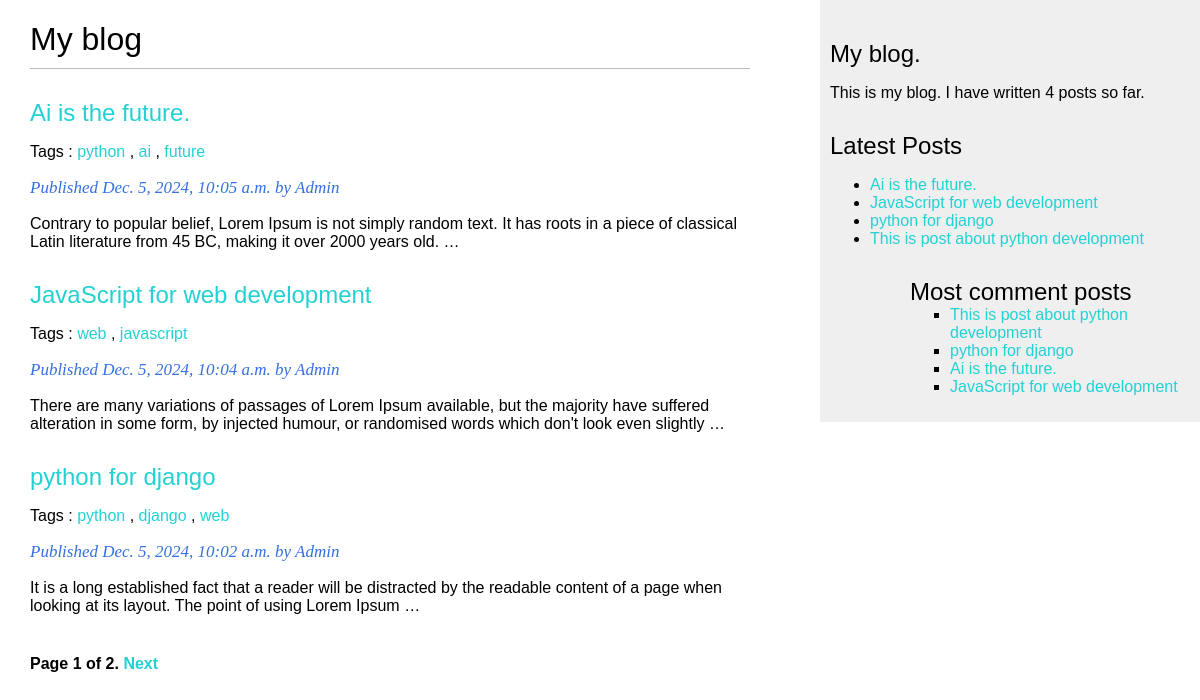
Screenshot of /blog/ with the database file from the repository.
### blog/models.py (models this page shows, shortened)
class Post(models.Model):
    class Status(models.TextChoices):
        DRAFT = 'DF' ,'Draft'
        PUBLISHED = 'PB' , 'Published'
    title = models.CharField(max_length=250)
    slug = models.SlugField(
                            max_length=250,
                            unique_for_date='publish'
                            )
    author = models.ForeignKey(
        settings.AUTH_USER_MODEL,
        on_delete=models.CASCADE,
        related_name='blog_posts'
    )
    body = models.TextField()
    publish = models.DateTimeField(default=timezone.now)
    created = models.DateTimeField(auto_now_add=True)
    updated = models.DateTimeField(auto_now=True)
    status = models.CharField(
        max_length=2,
        choices=Status,
        default=Status.DRAFT
    )
    objects = models.Manager()
    published = PublishManager()
    tags = TaggableManager()
    class Meta:
        ordering = ['-publish']
        indexes = models.Index(fields=['-publish']),
    def get_absolute_url(self):
        return reverse('blog:post_detail',
                       args=[self.publish.year,
                             self.publish.month,
                             self.publish.day,
                             self.slug])

### blog/views.py (the view)
# urls.py: path('',views.post_list,name='post_list'),
def post_list(request,tag_slug=None):
    post_list = Post.objects.all()
    tag = None
    if tag_slug:
        tag = get_object_or_404(Tag,slug=tag_slug)
        post_list =post_list.filter(tags__in=[tag])
    paginator = Paginator(post_list,3)
    page_number = request.GET.get('page',1)
    try:
        posts = paginator.page(page_number)
    except EmptyPage:
        posts = paginator.page(paginator.num_pages)
    except PageNotAnInteger:
        posts = paginator.page(1)
    return render(request,
                  'blog/post/list.html',{
                      'posts':posts,
                      'tag': tag
                  })

### blog/models.py (called while the page is built)
    def get_queryset(self):
        return (super().get_queryset().filter(status=Post.Status.PUBLISHED))

### blog/templatetags/blog_tags.py (called while the page is built)
@register.simple_tag
def total_tags():
    return Post.published.count()

@register.inclusion_tag("blog/post/latest_post.html")
def show_latest_posts(count=5):
    latest_posts = Post.published.order_by('-publish')[:5]
    return {
        'latest_posts': latest_posts
    }

@register.simple_tag
def get_comment_posts(count=5):
    return Post.published.annotate(
        total_comments = Count('comments')
    ).order_by('-total_comments')[:5]

### blog/templates/blog/post/list.html (shortened to what this page needs)
{% extends "blog/base.html" %}
{% block content %}
   <h1>My blog</h1>
   {% for post in posts %}
      <h2>
        <a href="{{post.get_absolute_url}}">{{post.title}}</a>
      </h2>
      <p class="tags">
        Tags :
        {% for tag in post.tags.all  %}
            <a href="{% url 'blog:post_list_by_tag' tag.slug %}">{{tag.name}}</a>
            {% if not forloop.last %},{% endif %}
        {% endfor %}
      </p>
      <p class="date">
        Published {{post.publish}} by {{post.author}}
      </p>
      {{post.body | truncatewords:30 | linebreaks}}
   {% endfor %}
  {% include "pagination.html" with page=posts%}
{% endblock content %}

### blog/templates/blog/base.html (shortened to what this page needs)
{% load static %}
{% load blog_tags %}
<!DOCTYPE html>
<html>
    <head>
        <link href="{% static 'css/blog.css' %}" rel="stylesheet">
    </head>
    <body>
        <div id="content">
            {% block content %}
            {% endblock content %}
        </div>
        <div id="sidebar">
            <h2>My blog.</h2>
            <p>This is my blog.
              I have written {% total_tags %} posts so far.
            </p>
            <h2>Latest Posts</h2>
            {% show_latest_posts 3 %}
            <h2>Most comment posts</h2>
            {% get_comment_posts as most_comment_post %}
            <ul>
                {% for post in most_comment_post %}
                  <li>
                    <a href="{{post.get_absolute_url}}">{{post.title}}</a>
                  </li>
                {% endfor %}
            </ul>
        </div>
    </body>
</html>

### blog/templates/blog/post/latest_post.html
<ul>
    {% for post in latest_posts %}
      <li>
         <a href="{{post.get_absolute_url}}">{{post.title}}</a>
      </li>
    {% endfor %}
<ul>

### blog/static/css/blog.css (style rules this page uses)
body { margin: 0; padding: 0; font-family: Helvetica, sans-serif; }
a { color: rgb(35, 209 ,211); text-decoration: none; }
h1 { font-weight: normal; border-bottom: 1px solid #bbb; padding: 0 0 10px 0; }
h2 { font-weight: normal; margin: 30px 0 0; }
#content { float: left; width: 60%; padding: 0 0 0 30px; }
#sidebar { float: right; width: 30%; padding: 10px; background: #efefef; height: 100%; }
p.date { color: #3470e0; font-family: Georgia, serif; font-size: 17px; font-style: italic; }

### rows the page displays
Post: title "Ai is the future.", publish "Dec. 5, 2024, 10:05 a.m.", author "Admin", body "Contrary to popular belief, Lorem Ipsum is not simply random text. It has roots in a piece of classical Latin literature from 45 BC, making it over 2000 years old. …"
Tag: name "python"
Tag: name "ai"
Tag: name "future"
Post: title "JavaScript for web development", publish "Dec. 5, 2024, 10:04 a.m.", author "Admin", body "There are many variations of passages of Lorem Ipsum available, but the majority have suffered alteration in some form, by injected humour, or randomised words which don't look even slightly …"
Tag: name "web"
Tag: name "javascript"
Post: title "python for django", publish "Dec. 5, 2024, 10:02 a.m.", author "Admin", body "It is a long established fact that a reader will be distracted by the readable content of a page when looking at its layout. The point of using Lorem Ipsum …"
Tag: name "django"
Post: title "This is post about python development"

### other values shown
{{ page.number }} "1"
{{ page.paginator.num_pages }} "2"
